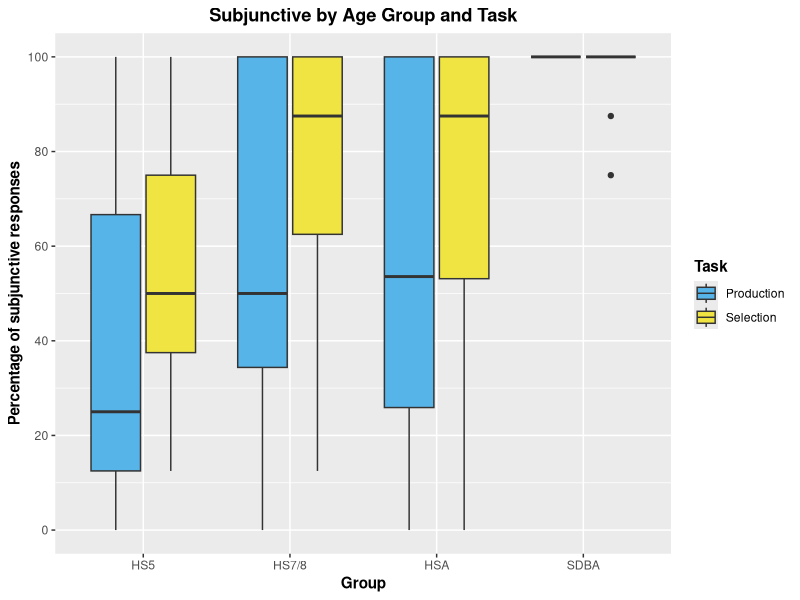
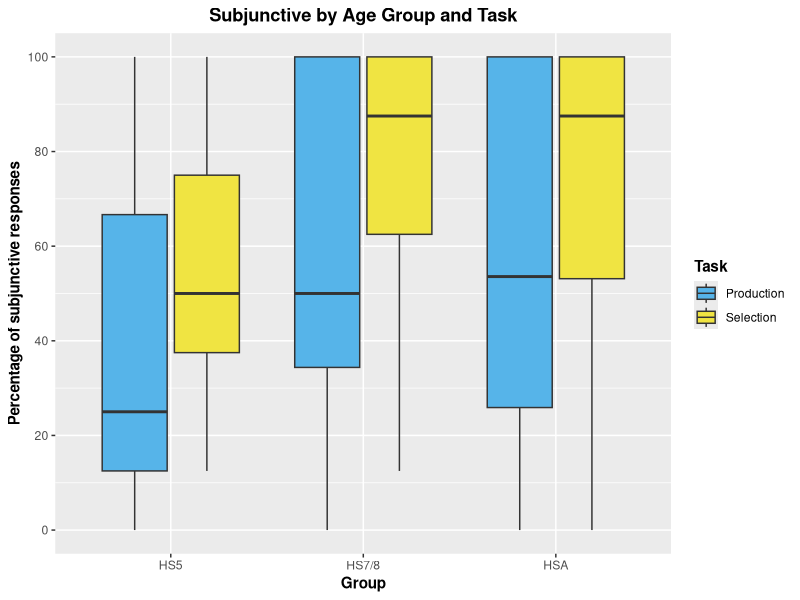
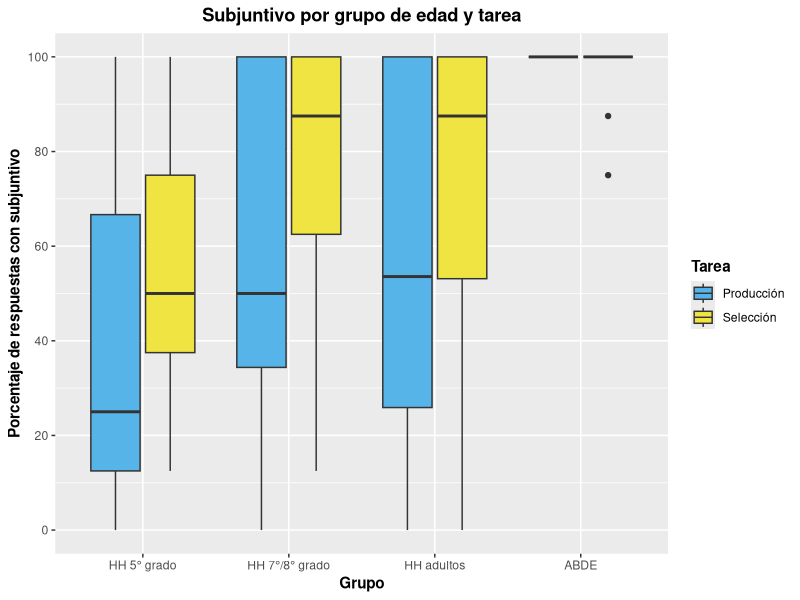
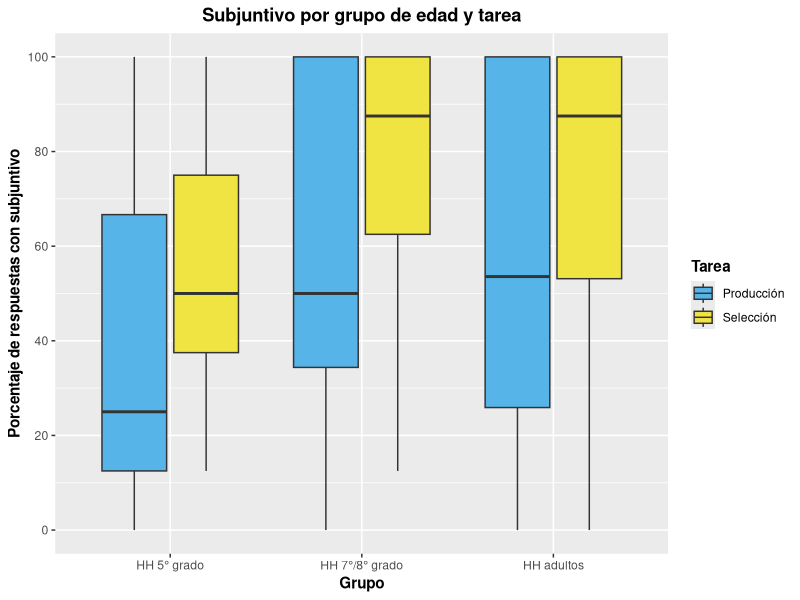

Here is the R script that generated these plots, in order:
library(tidyverse)


# Prepare and load data
## EPT
SDB_EPT <- read_csv("./CSV Files/SDB/SDB Subjunctive EPT.csv") %>%
  filter(Property == "Intensional subjunctive") %>%
  mutate(Group = "SDBA")

HSA_EPT <- read_csv("./CSV Files/Adult HS/Adult HS Subjunctive EPT.csv") %>%
  filter(Property == "Intensional subjunctive") %>% 
  mutate(Group = "HSA")

DLI78_EPT <- read_csv("./CSV Files/DLI-78/DLI-78 Subjunctive EPT.csv") %>%
  filter(Property == "Intensional subjunctive") %>% 
  mutate(Group = "HS7/8")

MLS78_EPT <- read_csv("./CSV Files/MLS-78/MLS-78 Subjunctive EPT.csv") %>%
  filter(Property == "Intensional subjunctive") %>% 
  mutate(Group = "HS7/8")

DLI5_EPT <- read_csv("./CSV Files/DLI-5/DLI-5 Subjunctive EPT.csv")  %>%
  filter(Property == "Intensional subjunctive") %>% 
  mutate(Group = "HS5")

MLS5_EPT <- read_csv("./CSV Files/MLS-5/MLS-5 Subjunctive EPT.csv") %>%
  filter(Property == "Intensional subjunctive") %>% 
  mutate(Group = "HS5") 


## FCT
SDB_FCT <- read_csv("./CSV Files/SDB/SDB Subjunctive FCT.csv") %>%
  filter(Property == "Intensional subjunctive") %>%
  mutate(Group = "SDBA")

HSA_FCT <- read_csv("./CSV Files/Adult HS/Adult HS Subjunctive FCT.csv") %>%
  filter(Property == "Intensional subjunctive") %>% 
  mutate(Group = "HSA")

DLI78_FCT <- read_csv("./CSV Files/DLI-78/DLI-78 Subjunctive FCT.csv") %>%
  filter(Property == "Intensional subjunctive") %>% 
  mutate(Group = "HS7/8")

MLS78_FCT <- read_csv("./CSV Files/MLS-78/MLS-78 Subjunctive FCT.csv") %>%
  filter(Property == "Intensional subjunctive") %>% 
  mutate(Group = "HS7/8")

DLI5_FCT <- read_csv("./CSV Files/DLI-5/DLI-5 Subjunctive FCT.csv")  %>%
  filter(Property == "Intensional subjunctive") %>% 
  mutate(Group = "HS5")

MLS5_FCT <- read_csv("./CSV Files/MLS-5/MLS-5 Subjunctive FCT.csv") %>%
  filter(Property == "Intensional subjunctive") %>% 
  mutate(Group = "HS5")


## Join and summarize data
EPT <- rbind(SDB_EPT, HSA_EPT, DLI78_EPT, MLS78_EPT, DLI5_EPT, MLS5_EPT) %>% 
  group_by(Part_ID, Group) %>%
  summarize(Total_Subj = sum(Mood_Use, na.rm = TRUE),
            Total_Responses = sum(!is.na(Mood_Use)),
            Ratio = Total_Subj/Total_Responses) %>% 
  mutate(Task = "Production",
         Ratio = (Ratio*100))


FCT <- rbind(SDB_FCT, HSA_FCT, DLI78_FCT, MLS78_FCT, DLI5_FCT, MLS5_FCT) %>% 
  group_by(Part_ID, Group) %>%
  summarize(Total_Subj = sum(Mood_Use, na.rm = TRUE),
            Total_Responses = sum(!is.na(Mood_Use)),
            Ratio = Total_Subj/Total_Responses) %>% 
  mutate(Task = "Selection",
         Ratio = (Ratio*100))

Aggregate <- rbind(EPT, FCT)
Aggregate$Group <- factor(Aggregate$Group, levels = c("HS5", "HS7/8", "HSA", "SDBA"))


## Create heritage dataset
Aggregate_Heritage <- Aggregate %>% 
  filter(!Group == "SDBA")
Aggregate_Heritage$Group <- factor(Aggregate_Heritage$Group, c("HS5", "HS7/8", "HSA"))


# Create graphs in English
## With SDBAs
Aggregate %>% 
  ggplot(aes(x = Group, y = Ratio, fill = Task)) +
  geom_boxplot() +
  scale_y_continuous(breaks = seq (0, 100, 20),
                     limits = c(0, 100)) +
  scale_fill_manual(values = c("#56B4E9", "#F0E442")) +
  labs(x = "Group", y = "Percentage of subjunctive responses", title = "Subjunctive by Age Group and Task") +
  theme(axis.title = element_text(face = "bold"),
        plot.title = element_text(hjust = 0.5, face = "bold"),
        legend.title = element_text(face = "bold"))


## Without SDBAs
Aggregate_Heritage %>% 
  ggplot(aes(x = Group, y = Ratio, fill = Task)) +
  geom_boxplot() +
  scale_y_continuous(breaks = seq (0, 100, 20),
                     limits = c(0, 100)) +
  scale_fill_manual(values = c("#56B4E9", "#F0E442")) +
  labs(x = "Group", y = "Percentage of subjunctive responses", title = "Subjunctive by Age Group and Task") +
  theme(axis.title = element_text(face = "bold"),
        plot.title = element_text(hjust = 0.5, face = "bold"),
        legend.title = element_text(face = "bold"))


# Create graphs in Spanish
## With SDBAs
Aggregate %>% 
  ggplot(aes(x = Group, y = Ratio, fill = Task)) +
  geom_boxplot() +
  scale_y_continuous(breaks = seq (0, 100, 20),
                     limits = c(0, 100)) +
  scale_x_discrete(labels = c("HH 5° grado", "HH 7°/8° grado", "HH adultos", "ABDE")) +
  scale_fill_manual(values = c("#56B4E9", "#F0E442"), labels = c("Producción", "Selección")) +
  labs(x = "Grupo", y = "Porcentaje de respuestas con subjuntivo", title = "Subjuntivo por grupo de edad y tarea", fill = "Tarea") +
  theme(axis.title = element_text(face = "bold"),
        plot.title = element_text(hjust = 0.5, face = "bold"),
        legend.title = element_text(face = "bold"))


## Without SDBAs
Aggregate_Heritage %>% 
  ggplot(aes(x = Group, y = Ratio, fill = Task)) +
  geom_boxplot() +
  scale_y_continuous(breaks = seq (0, 100, 20),
                     limits = c(0, 100)) +
  scale_x_discrete(labels = c("HH 5° grado", "HH 7°/8° grado", "HH adultos")) +
  scale_fill_manual(values = c("#56B4E9", "#F0E442"), labels = c("Producción", "Selección")) +
  labs(x = "Grupo", y = "Porcentaje de respuestas con subjuntivo", title = "Subjuntivo por grupo de edad y tarea", fill = "Tarea") +
  theme(axis.title = element_text(face = "bold"),
        plot.title = element_text(hjust = 0.5, face = "bold"),
        legend.title = element_text(face = "bold"))
